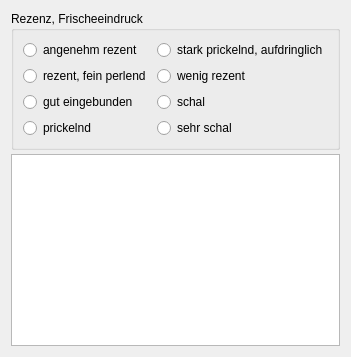
          <widget class="QWidget" name="tab_7">
           <attribute name="title">
            <string>Antrunk</string>
           </attribute>
           <layout class="QVBoxLayout" name="verticalLayout_95">
            <property name="spacing">
             <number>4</number>
            </property>
            <item>
             <widget class="QGroupBox" name="groupBox_42">
              <property name="title">
               <string>Rezenz, Frischeeindruck</string>
              </property>
              <layout class="QGridLayout" name="gridLayout_3">
               <item row="3" column="0">
                <widget class="QRadioButton" name="rbAntrunk_3">
                 <property name="text">
                  <string>prickelnd</string>
                 </property>
                </widget>
               </item>
               <item row="1" column="0">
                <widget class="QRadioButton" name="rbAntrunk_1">
                 <property name="text">
                  <string>rezent, fein perlend</string>
                 </property>
                </widget>
               </item>
               <item row="0" column="0">
                <widget class="QRadioButton" name="rbAntrunk_0">
                 <property name="text">
                  <string>angenehm rezent</string>
                 </property>
                </widget>
               </item>
               <item row="2" column="0">
                <widget class="QRadioButton" name="rbAntrunk_2">
                 <property name="text">
                  <string>gut eingebunden</string>
                 </property>
                </widget>
               </item>
               <item row="0" column="1">
                <widget class="QRadioButton" name="rbAntrunk_4">
                 <property name="text">
                  <string>stark prickelnd, aufdringlich</string>
                 </property>
                </widget>
               </item>
               <item row="1" column="1">
                <widget class="QRadioButton" name="rbAntrunk_5">
                 <property name="text">
                  <string>wenig rezent</string>
                 </property>
                </widget>
               </item>
               <item row="2" column="1">
                <widget class="QRadioButton" name="rbAntrunk_6">
                 <property name="text">
                  <string>schal</string>
                 </property>
                </widget>
               </item>
               <item row="3" column="1">
                <widget class="QRadioButton" name="rbAntrunk_7">
                 <property name="text">
                  <string>sehr schal</string>
                 </property>
                </widget>
               </item>
              </layout>
             </widget>
            </item>
            <item>
             <widget class="QTextEdit" name="tbAntrunk">
              <property name="minimumSize">
               <size>
                <width>0</width>
                <height>20</height>
               </size>
              </property>
              <property name="toolTip">
               <string>&lt;html&gt;&lt;head/&gt;&lt;body&gt;&lt;p&gt;Hier ist Platz für frei formulierte &lt;span style=&quot; font-weight:600;&quot;&gt;Ausführungen&lt;/span&gt; zum Antrunk.&lt;/p&gt;&lt;p&gt;Die Sinneswahrnehmungen des ersten Schluckes, dem Antrunk, betreffen Vollmundigkeit und Aroma des Bieres. Die Vollmundigkeit entsteht hauptsächlich durch die Eiweißverbindungen, die durch das Malz ins Bier gelangen.&lt;/p&gt;&lt;p&gt;Zum Beispiel ist ein Doppelbock besser, je vollmundiger es ist, demgegenüber sollte ein Pils „schlank“ bleiben. Ein Bier, bei dem man das Gefühl hat man  müsste sie vor dem Schlucken erst kauen ist sehr vollmundig – es „füllt“ den Mundraum. &lt;/p&gt;&lt;/body&gt;&lt;/html&gt;</string>
              </property>
             </widget>
            </item>
           </layout>
          </widget>
